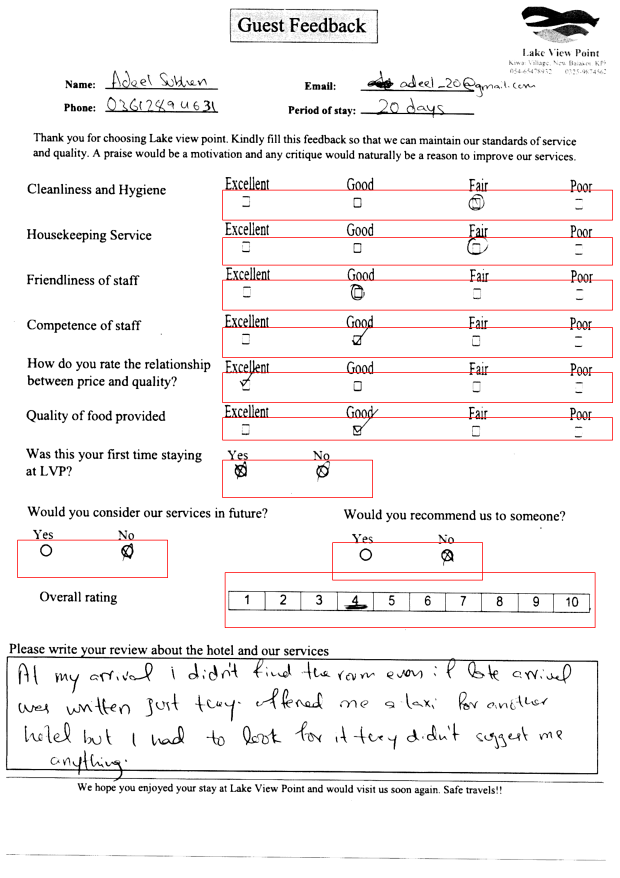
#> input picture Lab_4/Saida_n_Form16.png, 2480 x 3509 px (shown at 1/4 size); the run also reads 1 picture not shown here
$ python forms_2.py . out
#> lines starting #> are read from the running program, lines starting #| are printed output that depends on the picture
import sys
import os
import cv2
import numpy as np
from math import floor
import matplotlib.pyplot as plt


def define_rois():

    rois = []

    # Coordenadas pré estabelecidas para as áreas de interesse (ROI)
    roi_1 = (850, 760, 1560, 120)
    roi_11 = (850, 950, 1560, 110)
    roi_12 = (850, 1120, 1560, 120)
    roi_13 = (850, 1310, 1560, 120)
    roi_14 = (850, 1490, 1560, 120)
    roi_15 = (850, 1670, 1560, 90)
    roi_2 = (850, 1770, 570, 200)
    roi_3 = (70, 2070, 600, 250)
    roi_4 = (1330, 2070, 700, 220)
    roi_5 = (900, 2290, 1480, 220)

    # Adiciona os rois à lista global
    rois.append(roi_1)
    rois.append(roi_11)
    rois.append(roi_12)
    rois.append(roi_13)
    rois.append(roi_14)
    rois.append(roi_15)
    rois.append(roi_2)
    rois.append(roi_3)
    rois.append(roi_4)
    rois.append(roi_5)

    return rois

"""def invert_colors(img_path):

    # Carregar a imagem em escala de cinza
    image = cv2.imread(img_path, cv2.IMREAD_GRAYSCALE)

    # Verificar se a imagem foi carregada corretamente
    if image is None:
        print("Erro ao carregar a imagem.")
        sys.exit(1)

    # Inverter as cores
    inverted_image = cv2.bitwise_not(image)

    # Salvar imagem resultante
    parts = img_path.split('/')
    name = "inversa_"+parts[-1]
    print(f"name:{name}")
    cv2.imwrite(name, inverted_image)

    return name"""

def remove_vertical_lines(img_path):
    # Carregar a imagem em escala de cinza
#> called with img_path = './Saida_n_Form16.png'
    img = cv2.imread(img_path, cv2.IMREAD_GRAYSCALE)
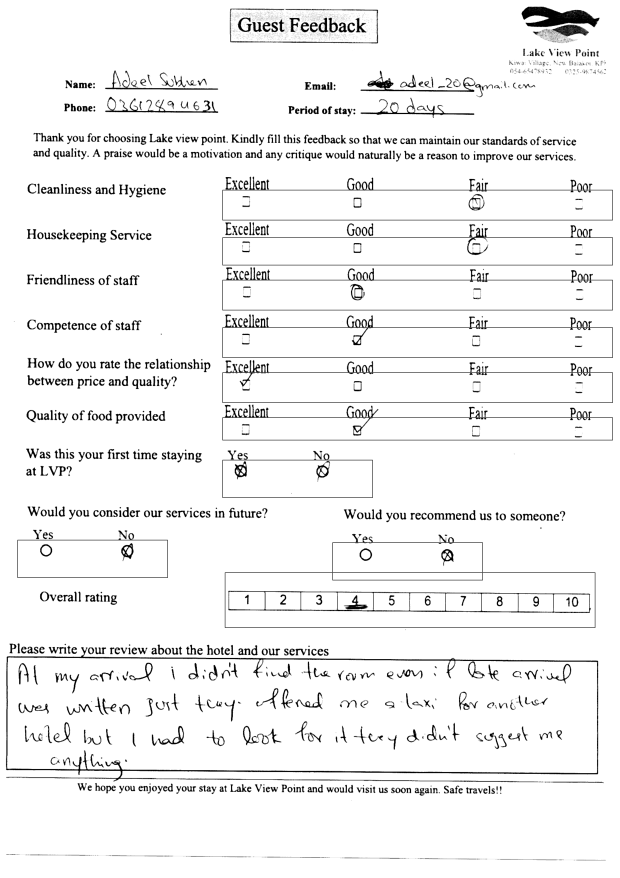
#> img: shape (3509, 2480) (shown at 1/4 size); min 0, max 255, mean 241.7

    # Criar um kernel vertical de espessura 1 e altura da imagem
    kernel = np.ones((img.shape[0] // 50, 1), np.uint8)  # Ajuste o valor conforme necessário
#> kernel = 70 values from 1 to 1

    # Aplicar erosão para remover linhas verticais (as linhas serão substituídas por branco)
    inverted_img = cv2.erode(img, kernel, iterations=1)
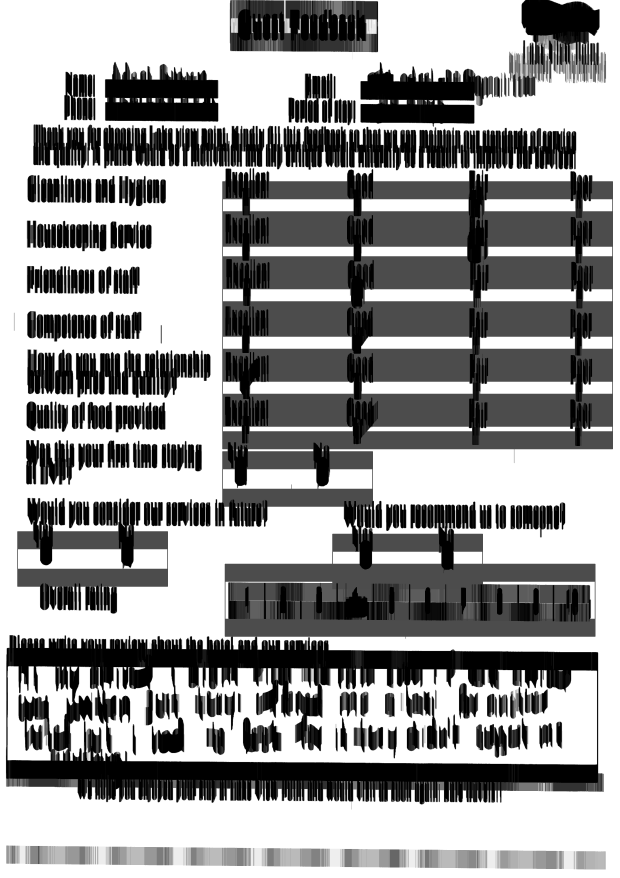
#> inverted_img: shape (3509, 2480) (shown at 1/4 size); min 0, max 255, mean 151.7

    # Salvar imagem invertida
    parts = img_path.split('/')
    name = "inverted_" + parts[-1]
    cv2.imwrite(name, inverted_img)

    return name

# [87 lines left out: function segment_form, not called in this run]


def main(rois, input_dir, output_dir=None):

    # Verifica se o diretório de saída existe e criar se não existe
    if output_dir and not os.path.exists(output_dir):
        os.makedirs(output_dir)

    # Lista de resultados
    results = []

    # Processa os arqs no diretório de entrada
    for arquivo in os.listdir(input_dir):
        img_path = os.path.join(input_dir, arquivo)

        # Remove ruídos
        clean_image_path = remove_vertical_lines(img_path)

        # Segmentar os formulários
        #segment_form(clean_image_path, rois)


    print("fim")
    # Ver se tem <dir_saida>
        # Se tiver então geramos as imgs de saida e o results.txt
        # Caso contrário so gera o results.txt


if __name__ == "__main__":
    if len(sys.argv) < 2:
        print("Comando esperado: forms.py <dir_entrada> <dir_saida>.")
        sys.exit(1)

    input_dir = sys.argv[1]
    output_dir = sys.argv[2] if len(sys.argv) > 2 else None

    rois = define_rois()
#> (the run stopped early here; a loop or call above may not have finished)
